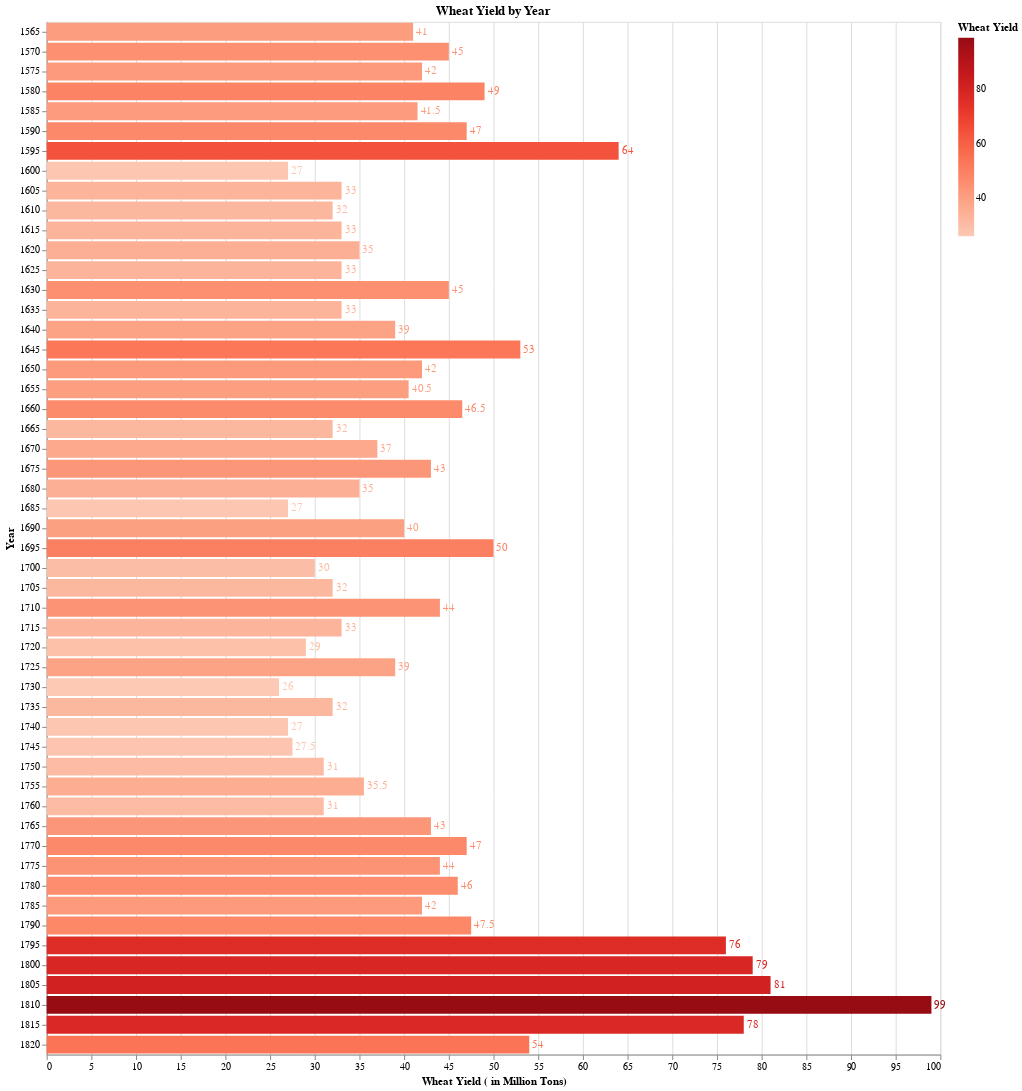

The notebook cell this image was saved under:
### Code cell
# Завдання 3
# 1. Створіть горизонтальну діаграму з мітками на основі даних про 
# врожайність пшениці (data.wheat()) за допомогою бібліотеки Altair. 
# Задайте вісь x для врожайності пшениці, вісь y для років, а текстові 
# мітки відображайте значення врожайності пшениці на відповідних 
# роках.

wheat_data = data.wheat()

bars = alt.Chart(wheat_data).mark_bar().encode(
    x=alt.X('wheat:Q', axis=alt.Axis(title='Wheat Yield ( in Million Tons)')),
    y=alt.Y('year:O', axis=alt.Axis(title='Year')),
    color=alt.Color('wheat:Q', scale=alt.Scale(scheme='reds'), title='Wheat Yield')
)

text = bars.mark_text(
    align='left',
    baseline='middle',
    dx=3 
).encode(
    text='wheat:Q'
)

chart = (bars + text).properties(
    title='Wheat Yield by Year',
    width=900,
)

chart

### Figure 1 — Vega-Lite specification as saved in the notebook (floating-point values rounded to 4 significant figures)
{"config": {"view": {"continuousWidth": 300, "continuousHeight": 300}}, "layer": [{"mark": {"type": "bar"}, "encoding": {"color": {"field": "wheat", "scale": {"scheme": "reds"}, "title": "Wheat Yield", "type": "quantitative"}, "x": {"axis": {"title": "Wheat Yield ( in Million Tons)"}, "field": "wheat", "type": "quantitative"}, "y": {"axis": {"title": "Year"}, "field": "year", "type": "ordinal"}}}, {"mark": {"type": "text", "align": "left", "baseline": "middle", "dx": 3}, "encoding": {"color": {"field": "wheat", "scale": {"scheme": "reds"}, "title": "Wheat Yield", "type": "quantitative"}, "text": {"field": "wheat", "type": "quantitative"}, "x": {"axis": {"title": "Wheat Yield ( in Million Tons)"}, "field": "wheat", "type": "quantitative"}, "y": {"axis": {"title": "Year"}, "field": "year", "type": "ordinal"}}}], "data": {"name": "data-76d1ce26ea5761007c35827e1564d86c"}, "title": "Wheat Yield by Year", "width": 900, "$schema": "https://vega.github.io/schema/vega-lite/v5.15.1.json", "datasets": {"data-76d1ce26ea5761007c35827e1564d86c": [{"year": 1565, "wheat": 41.0, "wages": 5.0}, {"year": 1570, "wheat": 45.0, "wages": 5.05}, {"year": 1575, "wheat": 42.0, "wages": 5.08}, {"year": 1580, "wheat": 49.0, "wages": 5.12}, {"year": 1585, "wheat": 41.5, "wages": 5.15}, {"year": 1590, "wheat": 47.0, "wages": 5.25}, {"year": 1595, "wheat": 64.0, "wages": 5.54}, {"year": 1600, "wheat": 27.0, "wages": 5.61}, {"year": 1605, "wheat": 33.0, "wages": 5.69}, {"year": 1610, "wheat": 32.0, "wages": 5.78}, {"year": 1615, "wheat": 33.0, "wages": 5.94}, {"year": 1620, "wheat": 35.0, "wages": 6.01}, {"year": 1625, "wheat": 33.0, "wages": 6.12}, {"year": 1630, "wheat": 45.0, "wages": 6.22}, {"year": 1635, "wheat": 33.0, "wages": 6.3}, {"year": 1640, "wheat": 39.0, "wages": 6.37}, {"year": 1645, "wheat": 53.0, "wages": 6.45}, {"year": 1650, "wheat": 42.0, "wages": 6.5}, {"year": 1655, "wheat": 40.5, "wages": 6.6}, {"year": 1660, "wheat": 46.5, "wages": 6.75}, {"year": 1665, "wheat": 32.0, "wages": 6.8}, {"year": 1670, "wheat": 37.0, "wages": 6.9}, {"year": 1675, "wheat": 43.0, "wages": 7.0}, {"year": 1680, "wheat": 35.0, "wages": 7.3}, {"year": 1685, "wheat": 27.0, "wages": 7.6}, {"year": 1690, "wheat": 40.0, "wages": 8.0}, {"year": 1695, "wheat": 50.0, "wages": 8.5}, {"year": 1700, "wheat": 30.0, "wages": 9.0}, {"year": 1705, "wheat": 32.0, "wages": 10.0}, {"year": 1710, "wheat": 44.0, "wages": 11.0}, {"year": 1715, "wheat": 33.0, "wages": 11.75}, {"year": 1720, "wheat": 29.0, "wages": 12.5}, {"year": 1725, "wheat": 39.0, "wages": 13.0}, {"year": 1730, "wheat": 26.0, "wages": 13.3}, {"year": 1735, "wheat": 32.0, "wages": 13.6}, {"year": 1740, "wheat": 27.0, "wages": 14.0}, {"year": 1745, "wheat": 27.5, "wages": 14.5}, {"year": 1750, "wheat": 31.0, "wages": 15.0}, {"year": 1755, "wheat": 35.5, "wages": 15.7}, {"year": 1760, "wheat": 31.0, "wages": 16.5}, {"year": 1765, "wheat": 43.0, "wages": 17.6}, {"year": 1770, "wheat": 47.0, "wages": 18.5}, {"year": 1775, "wheat": 44.0, "wages": 19.5}, {"year": 1780, "wheat": 46.0, "wages": 21.0}, {"year": 1785, "wheat": 42.0, "wages": 23.0}, {"year": 1790, "wheat": 47.5, "wages": 25.5}, {"year": 1795, "wheat": 76.0, "wages": 27.5}, {"year": 1800, "wheat": 79.0, "wages": 28.5}, {"year": 1805, "wheat": 81.0, "wages": 29.5}, {"year": 1810, "wheat": 99.0, "wages": 30.0}, {"year": 1815, "wheat": 78.0, "wages": null}, {"year": 1820, "wheat": 54.0, "wages": null}]}}
